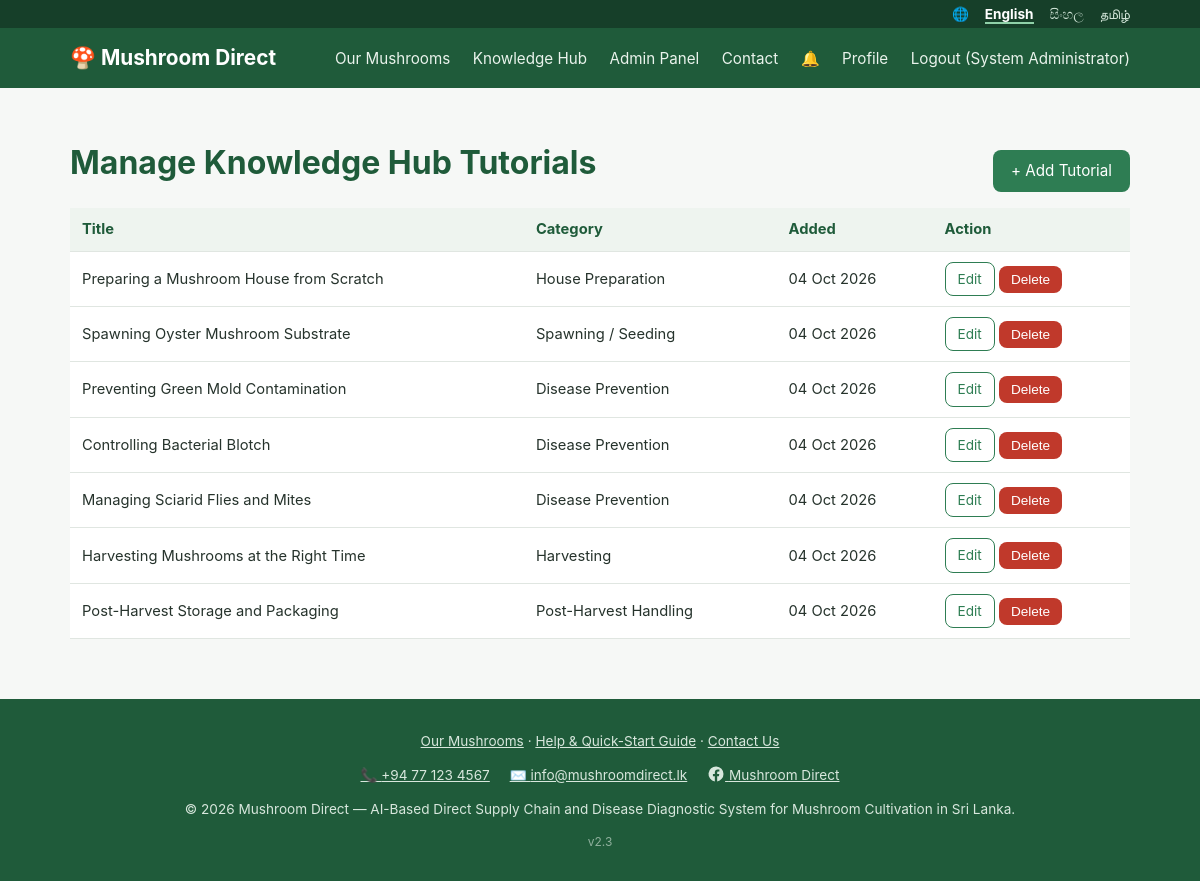
/admin/tutorials.php (signed in), run on the app's committed database.
### tables this page shows
CREATE TABLE tutorials (
  id INT AUTO_INCREMENT PRIMARY KEY,
  category_id INT NULL,
  title VARCHAR(200) NOT NULL,
  title_si VARCHAR(255) NULL,
  title_ta VARCHAR(255) NULL,
  description TEXT,
  description_si TEXT,
  description_ta TEXT,
  video_url VARCHAR(255) NOT NULL,
  thumbnail VARCHAR(255),
  related_disease_id INT NULL COMMENT 'Used for FR-EDU.4 related-tutorial suggestions',
  created_at TIMESTAMP DEFAULT CURRENT_TIMESTAMP,
  FOREIGN KEY (category_id) REFERENCES tutorial_categories(id),
  FOREIGN KEY (related_disease_id) REFERENCES disease_types(id)
);

CREATE TABLE tutorial_categories (
  id INT AUTO_INCREMENT PRIMARY KEY,
  name VARCHAR(100) NOT NULL,
  name_si VARCHAR(150) NULL,
  name_ta VARCHAR(150) NULL
);

### includes/functions.php (called while the page is built, shortened)
<?php
function e($value) {
    return htmlspecialchars((string) $value, ENT_QUOTES, 'UTF-8');
}
function format_date($date) {
    return date('d M Y', strtotime($date));
}

### admin/tutorials.php (the view, shortened to what this page needs)
<?php
require_once __DIR__ . '/../includes/bootstrap.php';
$stmt = $pdo->query(
    'SELECT t.*, c.name AS category_name FROM tutorials t LEFT JOIN tutorial_categories c ON c.id = t.category_id
     ORDER BY t.created_at DESC'
);
$tutorials = $stmt->fetchAll();
include __DIR__ . '/../includes/header.php';
?>
<div style="display:flex; justify-content:space-between; align-items:center;">
  <h1>Manage Knowledge Hub Tutorials</h1>
  <a href="<?= BASE_URL ?>/admin/add_tutorial.php" class="btn">+ Add Tutorial</a>
</div>
<table class="data-table">
  <tr><th>Title</th><th>Category</th><th>Added</th><th>Action</th></tr>
  <?php foreach ($tutorials as $t): ?>
    <tr>
      <td><?= e($t['title']) ?></td>
      <td><?= e($t['category_name'] ?? '-') ?></td>
      <td><?= format_date($t['created_at']) ?></td>
      <td>
        <a href="<?= BASE_URL ?>/admin/edit_tutorial.php?id=<?= (int) $t['id'] ?>" class="btn btn-small btn-outline">Edit</a>
        <form method="post" action="<?= BASE_URL ?>/admin/delete_tutorial.php" style="display:inline">
          <button type="submit" class="btn btn-small btn-danger" onclick="return confirm('Delete this tutorial?')">Delete</button>
        </form>
      </td>
    </tr>
  <?php endforeach; ?>
</table>
<?php include __DIR__ . '/../includes/footer.php'; ?>

### assets/css/style.css (style rules this page uses)
:root { --green: #2e7d53; --green-dark: #1f5b3a; --navy: #1f4e5f; --bg: #f6f8f6; --card: #ffffff; --text: #26332c; --muted: #6b7a70; --border: #e0e6e1; --danger: #c0392b; --radius: 10px; }
* { box-sizing: border-box; }
body { margin: 0; font-family: -apple-system, "Segoe UI", Roboto, Arial, sans-serif; background: var(--bg); color: var(--text); line-height: 1.5; }
h1, h2, h3 { color: var(--green-dark); }
.btn { display: inline-block; background: var(--green); color: #fff; border: none; padding: 10px 18px; border-radius: 8px; font-size: 0.95rem; cursor: pointer; text-decoration: none; margin-top: 16px; }
.btn-danger { background: var(--danger); }
.btn-small { padding: 6px 12px; font-size: 0.85rem; margin-top: 0; }
.btn-outline { background: transparent; border: 1px solid var(--green); color: var(--green); }
table.data-table { width: 100%; border-collapse: collapse; background: var(--card); }
table.data-table th, table.data-table td { padding: 10px 12px; text-align: left; border-bottom: 1px solid var(--border); font-size: 0.92rem; }
table.data-table th { background: #eef4ef; color: var(--green-dark); }

### data on the page
tutorials: title "Preparing a Mushroom House from Scratch", category.name "House Preparation", created_at "04 Oct 2026"
tutorials: title "Spawning Oyster Mushroom Substrate", category.name "Spawning / Seeding", created_at "04 Oct 2026"
tutorials: title "Preventing Green Mold Contamination", category.name "Disease Prevention", created_at "04 Oct 2026"
tutorials: title "Controlling Bacterial Blotch", category.name "Disease Prevention", created_at "04 Oct 2026"
tutorials: title "Managing Sciarid Flies and Mites", category.name "Disease Prevention", created_at "04 Oct 2026"
tutorials: title "Harvesting Mushrooms at the Right Time", category.name "Harvesting", created_at "04 Oct 2026"
tutorials: title "Post-Harvest Storage and Packaging", category.name "Post-Harvest Handling", created_at "04 Oct 2026"

### other printed values
$label "English"
$label "සිංහල"
$label "தமிழ்"
te('app.name') "Mushroom Direct"
te('nav.mushrooms') "Our Mushrooms"
te('nav.knowledge') "Knowledge Hub"
te('nav.admin') "Admin Panel"
te('nav.contact') "Contact"
te('nav.profile') "Profile"
te('nav.logout') "Logout"
$user['full_name'] "System Administrator"
te('footer.help') "Help & Quick-Start Guide"
te('contact.title') "Contact Us"
CONTACT_PHONE "+94 77 123 4567"
CONTACT_EMAIL "info@mushroomdirect.lk"
